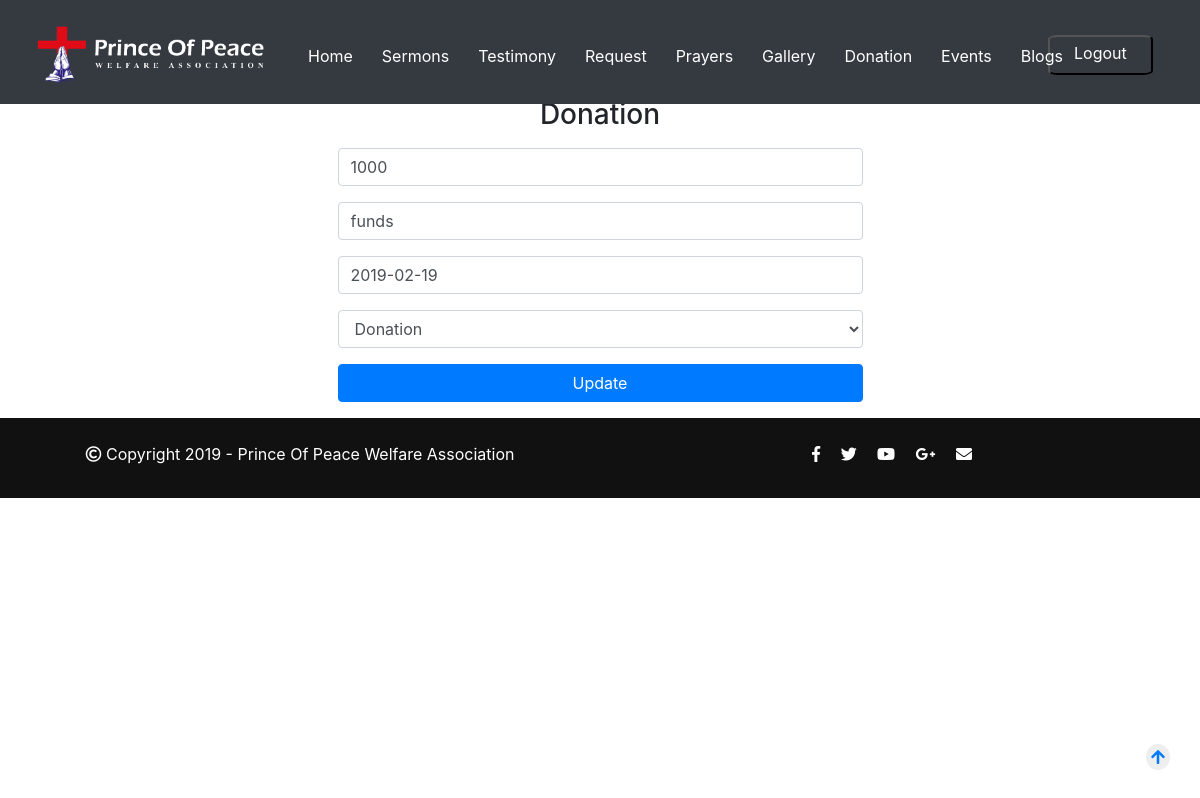
Screenshot of /admin/index.php?pg=updateRecord&rid=4 (signed in) with the database file from the repository.
### tables this page shows
CREATE TABLE `records` (
  `id` int(11) NOT NULL,
  `amount` varchar(10) NOT NULL,
  `date` varchar(50) NOT NULL,
  `purpose` varchar(60) NOT NULL,
  `type` varchar(30) NOT NULL,
  `userid` int(11) NOT NULL
);

### admin/include/functions.php (called while the page is built, shortened)
<?php
	function selectdatacon($col,$tbname,$where)
	{
		$selectqry="select $col from $tbname where $where";
		$result=mysqli_query($GLOBALS['con'],$selectqry) or die(mysqli_error($GLOBALS['con']));
		return $result;
	}
?>

### admin/pages/updaterecord.php (the view, shortened to what this page needs)
<?php
$result=selectdatacon("*","records","id=".$_GET['rid']);
$row=mysqli_fetch_assoc($result);
?>
<div class="container">
<div class="row">
<div class="col-md-6 offset-3">
<h3 class="text-center mt-3 mb-3">Donation</h3>
<form method="post" enctype="multipart/form-data" >
<div class="form-group">
<input type="text" name="amount" placeholder="Amount" required="required" class="form-control" value="<?php echo $row['amount']; ?>">
</div>
<div class="form-group">
<input type="text" name="purpose" placeholder="Purpose" required="required" class="form-control" value="<?php echo $row['purpose']; ?>">
</div>
<div class="form-group">
<input placeholder="Date" class="form-control" type="text" onfocus="(this.type='date')" onblur="(this.type='text')" id="date" name="date" value="<?php echo $row['date']; ?>">
</div>
<div class="form-group">
<select class="form-control" name="rec_type" value="<?php echo $row['type']; ?>">
<option value="donation">Donation</option>
</select>
</div>
<input type="submit" name="updateRecord" value="Update" class="btn btn-block btn-primary">
</form>
</div>
</div>
</div>

### assets/css/custom/style.css (style rules this page uses)
.row { margin-left:0; margin-right:0; }
body { margin: 0; padding-top:82px; height:100%; }
.btn { transition:0.5s ease; }

### rows the page displays
records: amount "1000", purpose "funds", date "2019-02-19", rec_type "Donation"
